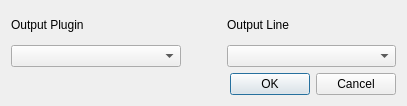
<ui version="4.0" >
 <class>DMXPatchEditor</class>
 <widget class="QDialog" name="DMXPatchEditor" >
  <property name="geometry" >
   <rect>
    <x>0</x>
    <y>0</y>
    <width>407</width>
    <height>106</height>
   </rect>
  </property>
  <property name="windowTitle" >
   <string>Dialog</string>
  </property>
  <layout class="QVBoxLayout" >
   <item>
    <layout class="QHBoxLayout" >
     <item>
      <layout class="QVBoxLayout" >
       <item>
        <widget class="QLabel" name="m_pluginLabel" >
         <property name="text" >
          <string>Output Plugin</string>
         </property>
        </widget>
       </item>
       <item>
        <widget class="QComboBox" name="m_pluginCombo" >
         <property name="sizePolicy" >
          <sizepolicy vsizetype="Fixed" hsizetype="MinimumExpanding" >
           <horstretch>0</horstretch>
           <verstretch>0</verstretch>
          </sizepolicy>
         </property>
        </widget>
       </item>
      </layout>
     </item>
     <item>
      <spacer>
       <property name="orientation" >
        <enum>Qt::Horizontal</enum>
       </property>
       <property name="sizeType" >
        <enum>QSizePolicy::Maximum</enum>
       </property>
       <property name="sizeHint" >
        <size>
         <width>40</width>
         <height>20</height>
        </size>
       </property>
      </spacer>
     </item>
     <item>
      <layout class="QVBoxLayout" >
       <item>
        <widget class="QLabel" name="m_outputLabel" >
         <property name="text" >
          <string>Output Line</string>
         </property>
        </widget>
       </item>
       <item>
        <widget class="QComboBox" name="m_outputCombo" >
         <property name="sizePolicy" >
          <sizepolicy vsizetype="Fixed" hsizetype="MinimumExpanding" >
           <horstretch>0</horstretch>
           <verstretch>0</verstretch>
          </sizepolicy>
         </property>
        </widget>
       </item>
      </layout>
     </item>
    </layout>
   </item>
   <item>
    <widget class="QDialogButtonBox" name="m_buttonBox" >
     <property name="orientation" >
      <enum>Qt::Horizontal</enum>
     </property>
     <property name="standardButtons" >
      <set>QDialogButtonBox::Cancel|QDialogButtonBox::NoButton|QDialogButtonBox::Ok</set>
     </property>
    </widget>
   </item>
  </layout>
 </widget>
 <resources/>
 <connections>
  <connection>
   <sender>m_buttonBox</sender>
   <signal>accepted()</signal>
   <receiver>DMXPatchEditor</receiver>
   <slot>accept()</slot>
   <hints>
    <hint type="sourcelabel" >
     <x>248</x>
     <y>254</y>
    </hint>
    <hint type="destinationlabel" >
     <x>157</x>
     <y>274</y>
    </hint>
   </hints>
  </connection>
  <connection>
   <sender>m_buttonBox</sender>
   <signal>rejected()</signal>
   <receiver>DMXPatchEditor</receiver>
   <slot>reject()</slot>
   <hints>
    <hint type="sourcelabel" >
     <x>316</x>
     <y>260</y>
    </hint>
    <hint type="destinationlabel" >
     <x>286</x>
     <y>274</y>
    </hint>
   </hints>
  </connection>
 </connections>
</ui>
